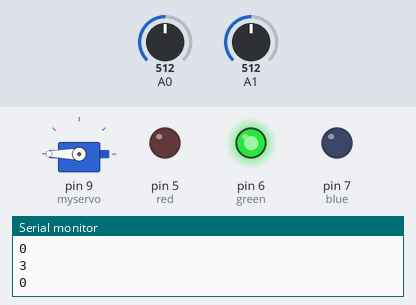
A sketch run on a simulated Arduino Uno, built with avr-gcc and run on an emulated ATmega328P. Shown: servo, output pins drawn as LEDs (lit = HIGH), the last lines printed to the serial monitor. Inputs (shaded band) come from the test bench; at power-on: A0 = 512, A1 = 512.

Above: at 1.2 s.
1.3 s: A0 set to 407
2.8 s: A0 set to 390
At 3.4 s:
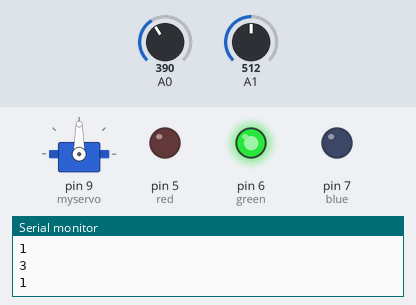
4.5 s: A1 set to 43
6.0 s: A1 set to 36
At 7.0 s:
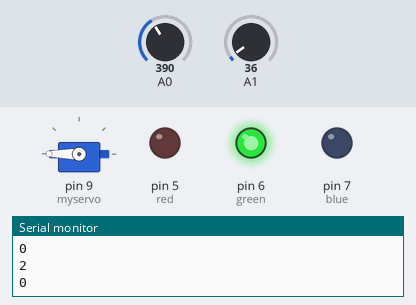
7.5 s: A0 set to 410
At 9.1 s:
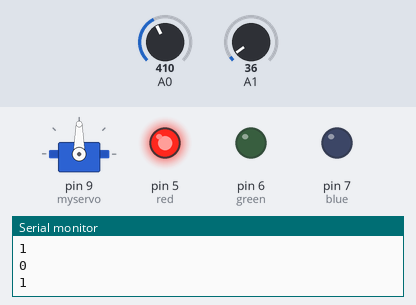
9.9 s: A0 set to 306
At 10.5 s:
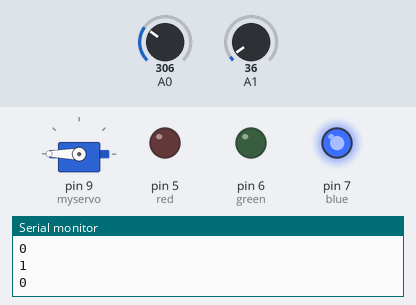
Timing chart, 0 to 12.7 s (numbered marks = the images above; inputs shaded):
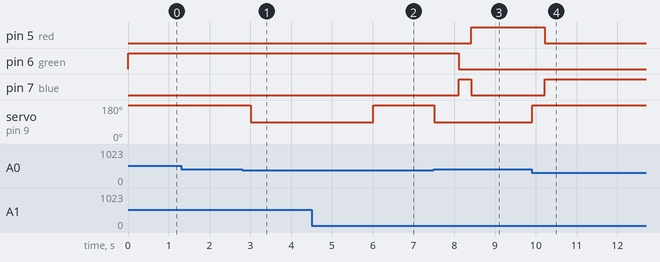

Measured:
- the behaviour switches between 400 and 399 on A0 (found by bisection; images 0 and 1)
- the behaviour switches between 40 and 39 on A1 (found by bisection; images 1 and 2)
- after the input at 2.8 s, servo on pin 9 (myservo): 180° → 90° after 0.20 s
- after the input at 6.0 s, servo on pin 9 (myservo): 90° → 180° at once
- after the input at 7.5 s, pin 5 (red): LOW → HIGH after 0.91 s; pin 6 (green): HIGH → LOW after 0.61 s; pin 7 (blue): LOW → HIGH after 0.61 s, → LOW 0.30 s later; servo on pin 9 (myservo): 180° → 90° at once
- after the input at 9.9 s, pin 5 (red): HIGH → LOW after 0.32 s; pin 7 (blue): LOW → HIGH after 0.32 s; servo on pin 9 (myservo): 90° → 180° at once

The sketch:

CarParking.ino
```cpp
#include <Servo.h>
Servo myservo; // 宣告伺服馬達物件

int red = 5; // LED 訊號線腳位
int green = 6;
int blue = 7;

int parkSpace = 3; // 預設車位數量
bool detection = false; // lock

void setup(){
  Serial.begin(9600);
  myservo.attach(9); // 設定要將伺服馬達接到哪一個 PIN 腳
  myservo.write(180);  // 旋轉到 180 度
  setColor(0, 255, 0); // 初始綠燈
  pinMode(red, OUTPUT); // 設定 LED 腳位是輸出腳位
  pinMode(green, OUTPUT);
  pinMode(blue, OUTPUT);
}

void loop(){
  int sensorValueA0 = analogRead(A0); // 讀取&設定光敏電阻值
  int sensorValueA1 = analogRead(A1);

  switch(parkSpace){
    case 1: // 僅剩一個車位
      setColor(0, 0, 255); // Yello Color
      break;
    case 0: // 沒車位
      setColor(255, 0, 0); // Red Color
      break;
    default: // 有車位
      setColor(0, 255, 0); // Green Color
      break;
  }
  if(parkSpace != 0){ // 停車場還有空位
    if(parkSpace == 3){ // 如果停車場沒車，只進不出
      if(sensorValueA0 < 400){ // 400 是 A0 光敏電阻(進入感測)值
        detection = true;
        myservo.write(90); // on
      }
      if(sensorValueA1 < 40 && detection){ // 40 是 A1 光敏(出去感測)電阻值
        parkSpace -= 1;
        detection = false;
        myservo.write(180); // off
      }
    }
    else{ // 否則進出都可以
      // ----------------- 進 --------------------
      if(sensorValueA0 < 400){
        detection = true;
        myservo.write(90); // on
      }
      if(sensorValueA1 < 40 && detection){
        parkSpace -= 1;
        detection = false;
        myservo.write(180); // off
      }
      // ----------------- 出 --------------------
      if(sensorValueA1 < 40){
        detection = true;
        myservo.write(90); // on
      }
      if(sensorValueA0 < 400 && detection){
        parkSpace += 1;
        detection = false;
        myservo.write(180); // off
      }
    }
  }
  if(parkSpace == 0){ // 停車場滿車，只出不進
    if(sensorValueA1 < 40){
      detection = true;
      myservo.write(90); // on
    }
    if(sensorValueA0 < 400 && detection){
      parkSpace += 1;
      detection = false;
      myservo.write(180); // off
    }
  }

  // debug
  Serial.println(parkSpace);
  Serial.println(detection);
  delay(300);
}

void setColor(int redValue, int greenValue, int blueValue){
  analogWrite(red, redValue);
  analogWrite(green, greenValue);
  analogWrite(blue, blueValue);
}
```
